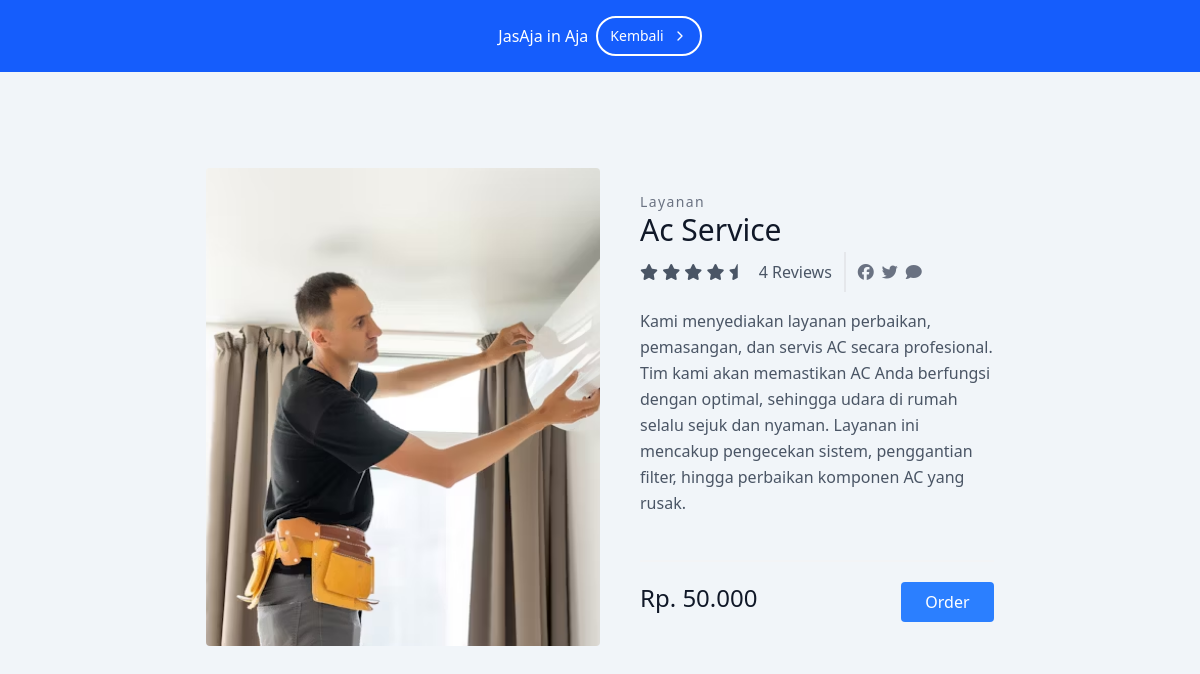
The page /user/detail/1.php on the database its author committed.
### tables this page shows
CREATE TABLE `services` (
  `id` int(11) NOT NULL,
  `name` varchar(100) NOT NULL,
  `description` text DEFAULT NULL,
  `price` int(11) NOT NULL
);

### user/detail/1.php (the view, shortened to what this page needs)
<?php
include "../../admin/koneksi.php";
$sql = "SELECT * FROM services";
$result = mysqli_query($conn, $sql);
$service = [];
if (mysqli_num_rows($result) > 0) {
    while ($row = mysqli_fetch_assoc($result)) {
        $service[] = $row;
    }
}
?>
<!DOCTYPE html>
<html class="scroll-smooth">
  <head>
    <script src="https://cdn.jsdelivr.net/npm/@tailwindcss/browser@4"></script>
    <link
      href="https://cdn.jsdelivr.net/npm/daisyui@5"
      rel="stylesheet"
      type="text/css"
    />
    <script src="https://cdn.jsdelivr.net/npm/@tailwindcss/browser@4"></script>
  </head>
  <body class="min-h-screen bg-slate-100">
    <div class="mx-auto">
      <div
        class="bg-blue-600 bg-[url('https://preline.co/assets/svg/examples/abstract-1.svg')] bg-no-repeat bg-cover bg-center p-4 text-center"
      >
        <div class="flex flex-wrap justify-center items-center gap-2">
          <p class="inline-block text-white">JasAja in Aja</p>
          <a
            class="py-1.5 px-2.5 md:py-2 md:px-3 inline-flex items-center gap-x-2 text-sm font-medium rounded-full border-2 border-white text-white hover:border-white/70 hover:text-white/70 focus:outline-hidden focus:border-white/70 focus:text-white/70 disabled:opacity-50 disabled:pointer-events-none"
            href="../product.php"
          >
            Kembali
            <svg
              class="shrink-0 size-4"
              xmlns="http://www.w3.org/2000/svg"
              width="24"
              height="24"
              viewBox="0 0 24 24"
              fill="none"
              stroke="currentColor"
              stroke-width="2"
              stroke-linecap="round"
              stroke-linejoin="round"
            >
              <path d="m9 18 6-6-6-6" />
            </svg>
          </a>
        </div>
      </div>
    </div>
    <section class="text-gray-600 body-font overflow-hidden min-h-screen">
      <div class="container px-5 py-24 mx-auto">
        <div class="lg:w-4/5 mx-auto flex flex-wrap">
          <img
            alt="ecommerce"
            class="lg:w-1/2 w-full lg:h-auto h-64 object-cover object-center rounded"
            src="../product/1.png"
          />
          <div class="lg:w-1/2 w-full lg:pl-10 lg:py-6 mt-6 lg:mt-0">
            <h2 class="text-sm title-font text-gray-500 tracking-widest">
              Layanan
            </h2>
            <h1 class="text-gray-900 text-3xl title-font font-medium mb-1">
              <?php echo $service[0]['name']?>
            </h1>
            <div class="flex mb-4">
              <span class="flex items-center">
                <p>
                  <i class="fa-solid fa-star"></i>
                  <i class="fa-solid fa-star"></i>
                  <i class="fa-solid fa-star"></i>
                  <i class="fa-solid fa-star"></i>
                  <i class="fa-solid fa-star-half"></i>
                </p>
                <span class="text-gray-600 ml-3">4 Reviews</span>
              </span>
              <span
                class="flex ml-3 pl-3 py-2 border-l-2 border-gray-200 space-x-2s gap-2"
              >
                <a class="text-gray-500">
                  <p><i class="fa-brands fa-facebook"></i></p>
                </a>
                <a class="text-gray-500">
                  <p><i class="fa-brands fa-twitter"></i></p>
                </a>
                <a class="text-gray-500">
                  <i class="fa-solid fa-comment"></i>
                </a>
              </span>
            </div>
            <p class="leading-relaxed">
              <?php echo $service[0]['description']?>
            </p>
            <div
              class="flex mt-6 items-center pb-5 border-b-2 border-gray-100 mb-5"
            >
            </div>
            <div class="flex">
              <span class="title-font font-medium text-2xl text-gray-900"
                >Rp. <?php echo number_format($service[0]['price'], 0, ',', '.'); ?></span
              >
              <button
                class="flex ml-auto text-white bg-blue-500 border-0 py-2 px-6 focus:outline-none hover:bg-blue-600 rounded"
                id="order"
              >
                Order
              </button>
            </div>
          </div>
        </div>
      </div>
    </section>
  </body>
</html>

### rows shown on the page
services: name "Ac Service", description "Kami menyediakan layanan perbaikan, pemasangan, dan servis AC secara profesional. Tim kami akan memastikan AC Anda berfungsi dengan optimal, sehingga udara di rumah selalu sejuk dan nyaman. Layanan ini mencakup pengecekan sistem, penggantian filter, hingga perbaikan komponen AC yang rusak.", price "50.000"
